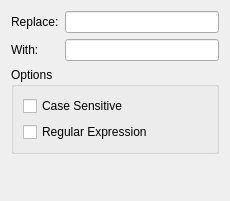
<?xml version="1.0" encoding="UTF-8"?>
<ui version="4.0">
 <class>ReplaceModifierDialogWidget</class>
 <widget class="QWidget" name="ReplaceModifierDialogWidget">
  <property name="geometry">
   <rect>
    <x>0</x>
    <y>0</y>
    <width>230</width>
    <height>201</height>
   </rect>
  </property>
  <layout class="QVBoxLayout" name="verticalLayout_2">
   <item>
    <layout class="QGridLayout" name="gridLayout">
     <item row="0" column="0">
      <widget class="QLabel" name="label">
       <property name="text">
        <string comment="Replace string">Replace:</string>
       </property>
      </widget>
     </item>
     <item row="0" column="1">
      <widget class="KLineEdit" name="source">
       <property name="showClearButton" stdset="0">
        <bool>true</bool>
       </property>
      </widget>
     </item>
     <item row="1" column="0">
      <widget class="QLabel" name="label_2">
       <property name="text">
        <string comment="The string to replace the text with">With:</string>
       </property>
      </widget>
     </item>
     <item row="1" column="1">
      <widget class="KLineEdit" name="destination">
       <property name="showClearButton" stdset="0">
        <bool>true</bool>
       </property>
      </widget>
     </item>
    </layout>
   </item>
   <item>
    <widget class="QGroupBox" name="groupBox">
     <property name="title">
      <string>Options</string>
     </property>
     <layout class="QVBoxLayout" name="verticalLayout">
      <item>
       <widget class="QCheckBox" name="caseSensitive">
        <property name="text">
         <string>Case Sensitive</string>
        </property>
       </widget>
      </item>
      <item>
       <widget class="QCheckBox" name="isRegExp">
        <property name="text">
         <string>Regular Expression</string>
        </property>
       </widget>
      </item>
     </layout>
    </widget>
   </item>
   <item>
    <spacer name="verticalSpacer">
     <property name="orientation">
      <enum>Qt::Vertical</enum>
     </property>
     <property name="sizeHint" stdset="0">
      <size>
       <width>20</width>
       <height>0</height>
      </size>
     </property>
    </spacer>
   </item>
  </layout>
 </widget>
 <customwidgets>
  <customwidget>
   <class>KLineEdit</class>
   <extends>QLineEdit</extends>
   <header>klineedit.h</header>
  </customwidget>
 </customwidgets>
 <resources/>
 <connections/>
</ui>
